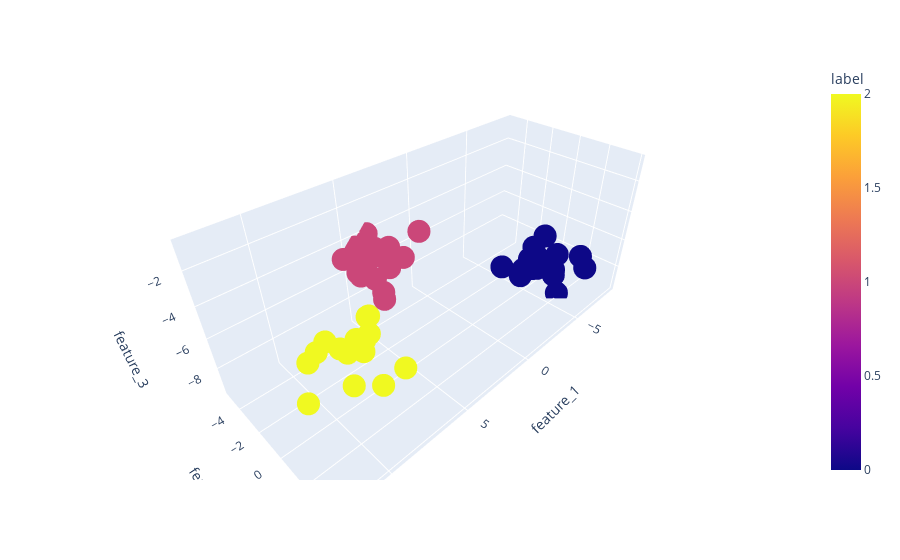

Notebook code cell kept with this figure:
### Code cell
import plotly.express as px

fig = px.scatter_3d(input_df, x='feature_1', y='feature_2', z='feature_3', color='label')
fig.show()

### Figure 1 — Plotly figure (JSON) as saved in the notebook; plotly's stock layout.template omitted (floating-point values rounded to 4 significant figures)
{"data": [{"hovertemplate": "feature_1=%{x}<br>feature_2=%{y}<br>feature_3=%{z}<br>label=%{marker.color}<extra></extra>", "legendgroup": "", "marker": {"color": [1, 1, 1, 1, 2, 2, 1, 2, 2, 1, 2, 2, 0, 0, 1, 0, 2, 0, 0, 1, 2, 1, 0, 1, 0, 1, 2, 2, 2, 2, 1, 1, 2, 0, 0, 0, 0, 0, 2, 1, 1, 0, 1, 2, 1, 0, 0, 2, 0, 0], "coloraxis": "coloraxis", "symbol": "circle"}, "mode": "markers", "name": "", "scene": "scene", "showlegend": false, "type": "scatter3d", "x": [3.521, 4.197, 3.846, 4.685, 9.493, 10.92, 2.321, 10.88, 9.2, 4.411, 11.11, 10.22, -6.114, -6.47, 3.325, -4.664, 8.005, -7.731, -6.249, 5.255, 12.43, 5.381, -7.54, 5.155, -8.601, 4.301, 9.872, 10.77, 9.776, 10.08, 4.087, 4.69, 11.53, -6.886, -6.375, -5.916, -6.409, -5.74, 10.11, 3.481, 1.102, -3.988, 3.22, 9.794, 5.509, -7.392, -5.873, 9.345, -5.504, -7.043], "y": [-5.178, -3.958, -3.537, -3.088, 1.91, 3.044, -3.479, 1.911, 2.451, -5.122, 1.496, 3.51, -0.9603, -0.1052, -3.675, -1.681, 3.162, 0.5213, -0.3303, -3.576, 2.767, -3.633, -0.4807, -3.574, 1.771, -2.95, 2.794, 3.393, 3.909, 2.097, -2.524, -4.34, 1.471, -0.6621, -0.4864, 1.945, -0.109, 0.2848, 3.908, -4.601, -3.426, 0.3198, -3.61, 2.993, -4.706, 2.83, -0.3908, 2.684, 1.754, 0.823], "z": [-4.07, -4.812, -7.681, -5.559, -3.518, -2.291, -5.444, -2.729, -2.16, -4.536, -3.423, -2.592, -9.232, -8.896, -4.928, -8.662, -5.339, -8.071, -8.922, -5.311, -4.263, -5.063, -6.969, -5.036, -8.049, -6.612, -2.924, -4.102, -4.452, -3.751, -4.817, -5.029, -3.72, -9.147, -7.335, -9.561, -7.985, -7.624, -0.6873, -4.802, -4.204, -8.023, -4.409, -2.641, -4.647, -7.863, -7.986, -2.805, -8.001, -8.837]}], "layout": {"coloraxis": {"colorbar": {"title": {"text": "label"}}, "colorscale": [[0, "#0d0887"], [0.1111, "#46039f"], [0.2222, "#7201a8"], [0.3333, "#9c179e"], [0.4444, "#bd3786"], [0.5556, "#d8576b"], [0.6667, "#ed7953"], [0.7778, "#fb9f3a"], [0.8889, "#fdca26"], [1, "#f0f921"]]}, "legend": {"tracegroupgap": 0}, "margin": {"t": 60}, "scene": {"domain": {"x": [0, 1], "y": [0, 1]}, "xaxis": {"title": {"text": "feature_1"}}, "yaxis": {"title": {"text": "feature_2"}}, "zaxis": {"title": {"text": "feature_3"}}}}}
